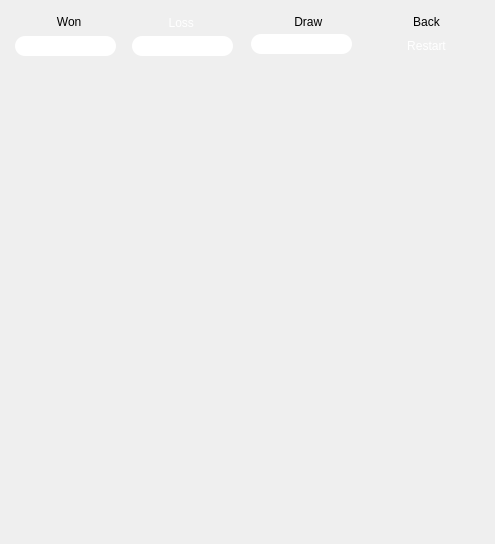
<?xml version="1.0" encoding="UTF-8"?>
<ui version="4.0">
 <class>Form</class>
 <widget class="QWidget" name="Form">
  <property name="geometry">
   <rect>
    <x>0</x>
    <y>0</y>
    <width>495</width>
    <height>544</height>
   </rect>
  </property>
  <property name="windowTitle">
   <string>Form</string>
  </property>
  <property name="styleSheet">
   <string notr="true">QWidget{
	background-image: url(:/newPrefix/HP Truevision HD-0000-31-Oct-2018-08_21_06.jpg);
border-width:2px;
	border-color: rgb(0, 85, 255);
border-radius:10px;
}
</string>
  </property>
  <layout class="QGridLayout" name="gridLayout">
   <item row="0" column="0">
    <widget class="QFrame" name="frame_3">
     <property name="styleSheet">
      <string notr="true">QWidget{
background-image: url(:/newPrefix/B.PNG);
}
QPushButton{
border-width:2px;
background-image: url(:/newPrefix/spikes.png);
	background-image: url(:/newPrefix/B.PNG);
	

	border-color: rgb(85, 85, 255);
min-width:100px;
	min-height:100px;
border-radius:20px;
	
}
QPushButton:hover{
	background-image: url(:/newPrefix/button_2.png);
	
}
QPushButton:focus{
outline:0;
}
QToolButton#back{background-image: url(:/newPrefix/textEdit_2.png);
color: rgb(255, 255, 255)
border-radius:1px;
}
QToolButton#back:hover{
	background-image: url(:/newPrefix/failled.png);
}
QToolButton#back:pressed{
	background-image: url(:/newPrefix/a.png);
}
QToolButton#restart{
	background-image: url(:/newPrefix/nigeria.png);
color: rgb(255, 255, 255);
}
QToolButton#restart:hover{
	background-image: url(:/newPrefix/labels.png);
}
QToolButton#restart:pressed{
	background-image: url(:/newPrefix/nigeria.png);
}</string>
     </property>
     <property name="frameShape">
      <enum>QFrame::StyledPanel</enum>
     </property>
     <property name="frameShadow">
      <enum>QFrame::Sunken</enum>
     </property>
     <widget class="QPushButton" name="four_4">
      <property name="geometry">
       <rect>
        <x>349</x>
        <y>384</y>
        <width>104</width>
        <height>104</height>
       </rect>
      </property>
      <property name="styleSheet">
       <string notr="true"/>
      </property>
      <property name="text">
       <string/>
      </property>
     </widget>
     <widget class="QPushButton" name="three_4">
      <property name="geometry">
       <rect>
        <x>241</x>
        <y>384</y>
        <width>104</width>
        <height>104</height>
       </rect>
      </property>
      <property name="styleSheet">
       <string notr="true">font: 14pt &quot;MS Serif&quot;;
color: rgb(255, 206, 149);
</string>
      </property>
      <property name="text">
       <string/>
      </property>
     </widget>
     <widget class="QPushButton" name="two_4">
      <property name="geometry">
       <rect>
        <x>133</x>
        <y>385</y>
        <width>104</width>
        <height>104</height>
       </rect>
      </property>
      <property name="styleSheet">
       <string notr="true">font: 14pt &quot;MS Serif&quot;;
color: rgb(255, 206, 149);
</string>
      </property>
      <property name="text">
       <string/>
      </property>
     </widget>
     <widget class="QPushButton" name="one_4">
      <property name="geometry">
       <rect>
        <x>25</x>
        <y>386</y>
        <width>104</width>
        <height>104</height>
       </rect>
      </property>
      <property name="styleSheet">
       <string notr="true">font: 14pt &quot;MS Serif&quot;;
color: rgb(255, 206, 149);
</string>
      </property>
      <property name="text">
       <string/>
      </property>
     </widget>
     <widget class="QPushButton" name="two_3">
      <property name="geometry">
       <rect>
        <x>132</x>
        <y>278</y>
        <width>104</width>
        <height>104</height>
       </rect>
      </property>
      <property name="styleSheet">
       <string notr="true">font: 14pt &quot;MS Serif&quot;;
color: rgb(255, 206, 149);
</string>
      </property>
      <property name="text">
       <string/>
      </property>
     </widget>
     <widget class="QPushButton" name="four_3">
      <property name="geometry">
       <rect>
        <x>347</x>
        <y>276</y>
        <width>104</width>
        <height>104</height>
       </rect>
      </property>
      <property name="styleSheet">
       <string notr="true">font: 14pt &quot;MS Serif&quot;;
color: rgb(255, 206, 149);
</string>
      </property>
      <property name="text">
       <string/>
      </property>
     </widget>
     <widget class="QPushButton" name="one_3">
      <property name="geometry">
       <rect>
        <x>24</x>
        <y>278</y>
        <width>104</width>
        <height>104</height>
       </rect>
      </property>
      <property name="styleSheet">
       <string notr="true">font: 14pt &quot;MS Serif&quot;;
color: rgb(255, 206, 149);
</string>
      </property>
      <property name="text">
       <string/>
      </property>
     </widget>
     <widget class="QPushButton" name="three_3">
      <property name="geometry">
       <rect>
        <x>239</x>
        <y>276</y>
        <width>104</width>
        <height>104</height>
       </rect>
      </property>
      <property name="styleSheet">
       <string notr="true">font: 14pt &quot;MS Serif&quot;;
color: rgb(255, 206, 149);
</string>
      </property>
      <property name="text">
       <string/>
      </property>
     </widget>
     <widget class="QPushButton" name="two_2">
      <property name="geometry">
       <rect>
        <x>132</x>
        <y>170</y>
        <width>104</width>
        <height>104</height>
       </rect>
      </property>
      <property name="styleSheet">
       <string notr="true">font: 14pt &quot;MS Serif&quot;;
color: rgb(255, 206, 149);
</string>
      </property>
      <property name="text">
       <string/>
      </property>
     </widget>
     <widget class="QPushButton" name="three_2">
      <property name="geometry">
       <rect>
        <x>239</x>
        <y>168</y>
        <width>104</width>
        <height>104</height>
       </rect>
      </property>
      <property name="styleSheet">
       <string notr="true">font: 14pt &quot;MS Serif&quot;;
color: rgb(255, 206, 149);
</string>
      </property>
      <property name="text">
       <string/>
      </property>
     </widget>
     <widget class="QPushButton" name="one_2">
      <property name="geometry">
       <rect>
        <x>24</x>
        <y>171</y>
        <width>104</width>
        <height>104</height>
       </rect>
      </property>
      <property name="styleSheet">
       <string notr="true">font: 14pt &quot;MS Serif&quot;;
color: rgb(255, 206, 149);
</string>
      </property>
      <property name="text">
       <string/>
      </property>
     </widget>
     <widget class="QPushButton" name="four_2">
      <property name="geometry">
       <rect>
        <x>347</x>
        <y>167</y>
        <width>104</width>
        <height>104</height>
       </rect>
      </property>
      <property name="styleSheet">
       <string notr="true">font: 14pt &quot;MS Serif&quot;;
color: rgb(255, 206, 149);
</string>
      </property>
      <property name="text">
       <string/>
      </property>
     </widget>
     <widget class="QPushButton" name="four">
      <property name="geometry">
       <rect>
        <x>346</x>
        <y>60</y>
        <width>104</width>
        <height>104</height>
       </rect>
      </property>
      <property name="styleSheet">
       <string notr="true">font: 14pt &quot;MS Serif&quot;;
color: rgb(255, 206, 149);
</string>
      </property>
      <property name="text">
       <string/>
      </property>
     </widget>
     <widget class="QPushButton" name="two">
      <property name="geometry">
       <rect>
        <x>131</x>
        <y>62</y>
        <width>104</width>
        <height>104</height>
       </rect>
      </property>
      <property name="styleSheet">
       <string notr="true">font: 14pt &quot;MS Serif&quot;;
color: rgb(255, 206, 149);
</string>
      </property>
      <property name="text">
       <string/>
      </property>
     </widget>
     <widget class="QPushButton" name="one">
      <property name="geometry">
       <rect>
        <x>24</x>
        <y>63</y>
        <width>104</width>
        <height>104</height>
       </rect>
      </property>
      <property name="styleSheet">
       <string notr="true">font: 14pt &quot;MS Serif&quot;;
color: rgb(255, 206, 149);
</string>
      </property>
      <property name="text">
       <string/>
      </property>
     </widget>
     <widget class="QPushButton" name="three">
      <property name="geometry">
       <rect>
        <x>238</x>
        <y>61</y>
        <width>104</width>
        <height>104</height>
       </rect>
      </property>
      <property name="styleSheet">
       <string notr="true">font: 14pt &quot;MS Serif&quot;;
color: rgb(255, 206, 149);
</string>
      </property>
      <property name="text">
       <string/>
      </property>
     </widget>
     <widget class="QToolButton" name="back">
      <property name="geometry">
       <rect>
        <x>360</x>
        <y>0</y>
        <width>111</width>
        <height>21</height>
       </rect>
      </property>
      <property name="styleSheet">
       <string notr="true"/>
      </property>
      <property name="text">
       <string>Back</string>
      </property>
     </widget>
     <widget class="QLineEdit" name="draw">
      <property name="geometry">
       <rect>
        <x>240</x>
        <y>23</y>
        <width>101</width>
        <height>20</height>
       </rect>
      </property>
      <property name="styleSheet">
       <string notr="true">background-image: url(:/newPrefix/grey.png);
font: 12pt &quot;MS Shell Dlg 2&quot;;
color: rgb(255, 255, 0);
</string>
      </property>
      <property name="readOnly">
       <bool>true</bool>
      </property>
     </widget>
     <widget class="QLineEdit" name="loss">
      <property name="geometry">
       <rect>
        <x>121</x>
        <y>25</y>
        <width>101</width>
        <height>20</height>
       </rect>
      </property>
      <property name="styleSheet">
       <string notr="true">background-image: url(:/newPrefix/grey.png);
background-image: url(:/newPrefix/backgroundd.png);
font: 12pt &quot;MS Shell Dlg 2&quot;;
color: rgb(255, 0, 0);</string>
      </property>
      <property name="readOnly">
       <bool>true</bool>
      </property>
     </widget>
     <widget class="QLineEdit" name="win">
      <property name="geometry">
       <rect>
        <x>4</x>
        <y>25</y>
        <width>101</width>
        <height>20</height>
       </rect>
      </property>
      <property name="styleSheet">
       <string notr="true">background-image: url(:/newPrefix/textEdit.png);
font: 12pt &quot;MS Shell Dlg 2&quot;;
color: rgb(0, 170, 0);</string>
      </property>
      <property name="readOnly">
       <bool>true</bool>
      </property>
     </widget>
     <widget class="QLabel" name="label">
      <property name="geometry">
       <rect>
        <x>6</x>
        <y>0</y>
        <width>101</width>
        <height>21</height>
       </rect>
      </property>
      <property name="styleSheet">
       <string notr="true">background-image: url(:/newPrefix/minion.jpg);</string>
      </property>
      <property name="text">
       <string>            Won</string>
      </property>
     </widget>
     <widget class="QLabel" name="lll">
      <property name="geometry">
       <rect>
        <x>121</x>
        <y>1</y>
        <width>101</width>
        <height>21</height>
       </rect>
      </property>
      <property name="styleSheet">
       <string notr="true">background-image: url(:/newPrefix/failled.png);
color: rgb(255, 255, 255);</string>
      </property>
      <property name="text">
       <string>           Loss</string>
      </property>
     </widget>
     <widget class="QLabel" name="label_3">
      <property name="geometry">
       <rect>
        <x>240</x>
        <y>0</y>
        <width>101</width>
        <height>21</height>
       </rect>
      </property>
      <property name="styleSheet">
       <string notr="true">background-image: url(:/newPrefix/textEdit_2.png);</string>
      </property>
      <property name="text">
       <string>             Draw</string>
      </property>
     </widget>
     <widget class="QToolButton" name="restart">
      <property name="geometry">
       <rect>
        <x>360</x>
        <y>24</y>
        <width>111</width>
        <height>21</height>
       </rect>
      </property>
      <property name="styleSheet">
       <string notr="true"/>
      </property>
      <property name="text">
       <string>Restart</string>
      </property>
     </widget>
     <widget class="QLabel" name="levels">
      <property name="geometry">
       <rect>
        <x>178</x>
        <y>490</y>
        <width>131</width>
        <height>21</height>
       </rect>
      </property>
      <property name="styleSheet">
       <string notr="true">background-image: url(:/newPrefix/backgroundd.png);</string>
      </property>
      <property name="text">
       <string/>
      </property>
     </widget>
    </widget>
   </item>
  </layout>
 </widget>
 <resources>
  <include location="img.qrc"/>
 </resources>
 <connections/>
</ui>
